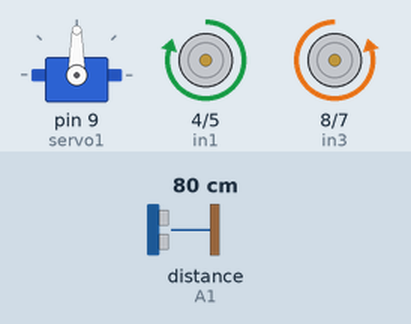
The sketch below on a simulated Arduino Uno, built with avr-gcc and run on an emulated ATmega328P. On the bench: servo, motor-driver pin pairs drawn as motors (green arrow = first pin HIGH = forward, orange = second pin HIGH = backward, longer = more drive, scaled by the enable pin). Wiring (inferred from the names in the program): ultrasonic range finder: trigger A0; echo A1. Inputs (shaded band) come from the test bench; at power-on: distance to the obstacle (sensor on A1) 80 cm. The echo pulse lasts 58.3 µs per cm; what the sketch prints to the serial monitor is not drawn.

Above: at 3.2 s.
3.3 s: distance to the obstacle (sensor on A1) set to 21 cm
4.8 s: distance to the obstacle (sensor on A1) set to 17 cm
At 4.94 s:
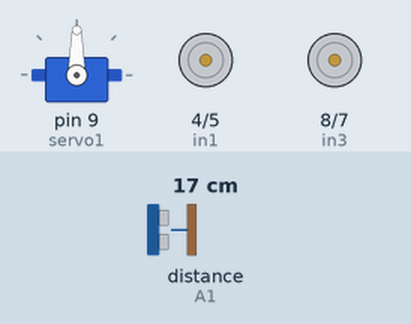
At 7.1 s:
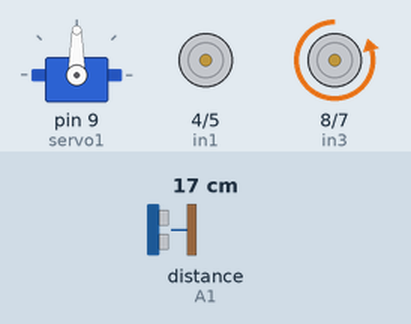
7.8 s: distance to the obstacle (sensor on A1) set to 35 cm
10.8 s: distance to the obstacle (sensor on A1) set to 2 cm
At 11.21 s:
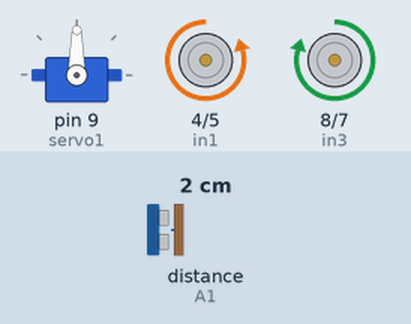
Timing chart, 0 to 14.8 s (numbered marks = the images above; inputs shaded):
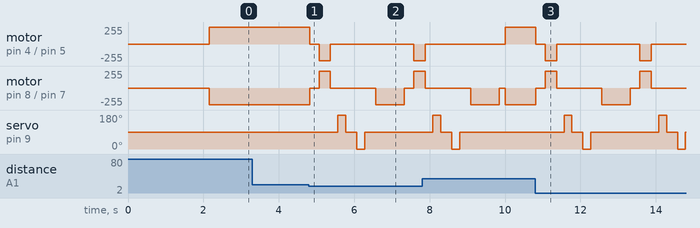

Measured:
- the behaviour switches between 20 and 19 cm on distance to the obstacle (sensor on A1) (found by bisection; images 0 and 1)
- after the input at 3.3 s, every drawn part: stays the same

The sketch:

ObstacleAvoidanceCar.ino
```cpp
#include <Servo.h>

// left motors
int in3 = 8;
int in4 = 7;
int enB = 6;
// right motors
int enA = 3;
int in1 = 4;
int in2 = 5;

const int trigPin = A0;
const int echoPin = A1;

int distance;
bool goingForward = false;
int speedSet = 0;

Servo servo1;

void setup() {
  Serial.begin(9600);

  pinMode(enA, OUTPUT);
  pinMode(in1, OUTPUT);
  pinMode(in2, OUTPUT);
  pinMode(enB, OUTPUT);
  pinMode(in3, OUTPUT);
  pinMode(in4, OUTPUT);
  pinMode(trigPin, OUTPUT);
  pinMode(echoPin, INPUT);

  servo1.attach(9);
  servo1.write(90);

  delay(2000);
  distance = findDistance();
  Serial.println(distance);

}

void loop() {
  int distL = 0;
  int distR = 0;

  // obstacle detected!
  if (distance <= 18) {
    // stop and move backward a bit
    stopMotors();
    delay(100);
    backward();
    delay(300);
    stopMotors();
    delay(200);

    // turn ultrasonic sensor left and right, measuring distance both ways
    distL = lookLeft();
    delay(200);
    distR = lookRight();
    delay(200);

    // go toward side with more distance ahead
    if (distR >= distL) {
      right();
      delay(750);
      stopMotors();
    } else {
      left();
      delay(750);
      stopMotors();
    }
  } else {
    // there is >18 cm in front of it, keep going
    forward();
  }

  // constantly measure distance ahead
  distance = findDistance();

  delay(10);
}

void forward() {
  if (goingForward == false) {
    goingForward = true;
    digitalWrite(in1, HIGH);
    digitalWrite(in2, LOW);
    digitalWrite(in3, LOW);
    digitalWrite(in4, HIGH);

    // slowly bring the speed up to avoid loading down the batteries too quickly
    for (speedSet = 0; speedSet < 255; speedSet += 5) {
      analogWrite(enA, speedSet);
      analogWrite(enB, speedSet);
      delay(3);
    }
  }

}
void backward() {
  goingForward = false;
  digitalWrite(in1, LOW);
  digitalWrite(in2, HIGH);
  digitalWrite(in3, HIGH);
  digitalWrite(in4, LOW);

  // slowly bring the speed up to avoid loading down the batteries too quickly
  for (speedSet = 0; speedSet < 255; speedSet += 5) {
    analogWrite(enA, speedSet);
    analogWrite(enB, speedSet);
    delay(3);
  }
}
void left() {
  digitalWrite(in1, HIGH);
  digitalWrite(in2, LOW);
  digitalWrite(in3, LOW);
  digitalWrite(in4, LOW);
}
void right() {
  digitalWrite(in1, LOW);
  digitalWrite(in2, LOW);
  digitalWrite(in3, LOW);
  digitalWrite(in4, HIGH);
}
void stopMotors() {
  digitalWrite(in1, LOW);
  digitalWrite(in2, LOW);
  digitalWrite(in3, LOW);
  digitalWrite(in4, LOW);
}
int findDistance() {
  long duration;

  // reset trig pin
  digitalWrite(trigPin, LOW);
  delayMicroseconds(2);

  // send an ultrasound by setting trigPin to HIGH for 10 microseconds
  digitalWrite(trigPin, HIGH);
  delayMicroseconds(10);
  digitalWrite(trigPin, LOW);

  // read the travel time of the sound wave
  duration = pulseIn(echoPin, HIGH);

  // calculate distance based on speed of sound (0.034 cm/microsec)
  int dist = duration * 0.034 / 2;
  if (dist == 0) dist = 250;
  return dist;
}
int lookLeft() {
  servo1.write(180);
  delay(100);
  int d = findDistance();
  delay(100);
  servo1.write(90);
  delay(100);
  return d;
}
int lookRight() {
  servo1.write(0);
  delay(100);
  int d = findDistance();
  delay(100);
  servo1.write(90);
  delay(100);
  return d;
}
void motorTest() {
  delay(5000);

  forward();
  delay(2000);
  stopMotors();
  delay(500);

  backward();
  delay(2000);
  stopMotors();
  delay(500);

  left();
  delay(2000);
  stopMotors();
  delay(500);

  right();
  delay(2000);
  stopMotors();
  delay(500);

}
```
